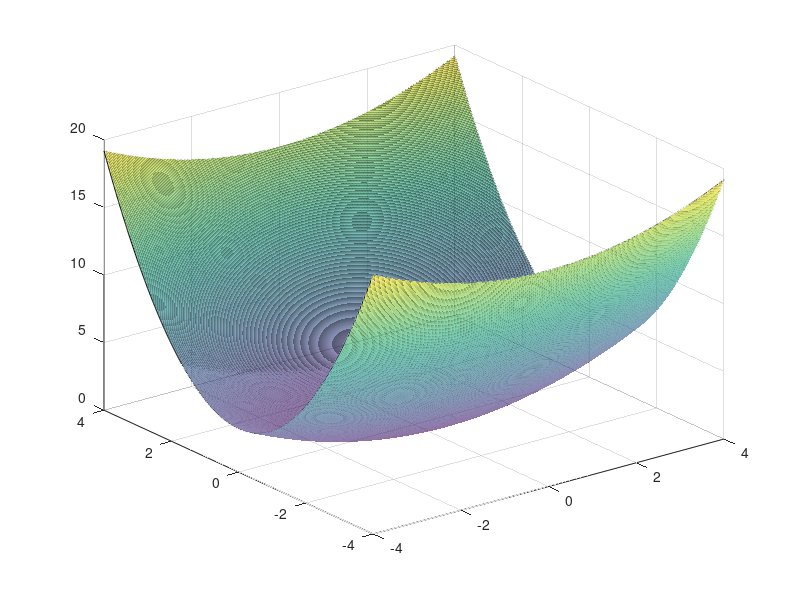

MATLAB code for this plot: (Note: this script raises an error after producing the figure.)
Xlist = - 4:0.01:4;
Ylist = - 4:0.01:4;

[X,Y] = meshgrid(Xlist, Ylist);
Z = 0.2*X.^2 + Y.^2;
Z2 = Z + Y.^2+ sin(X+Y);

s = surf(X,Y, Z,'FaceAlpha',0.6)
s.EdgeColor = 'none';
rotate3d on
grid on
zlim([0,2])
axis off

colormap summer

color_green = [0.2157    0.7541    0.7216];

%hold on


s = surf(X,Y, Z2,'FaceAlpha',0.6)
s.EdgeColor = 'none';
rotate3d on
grid on
zlim([0,2])
axis off

colormap summer

color_green = [0.2157    0.7541    0.7216];

hold on





